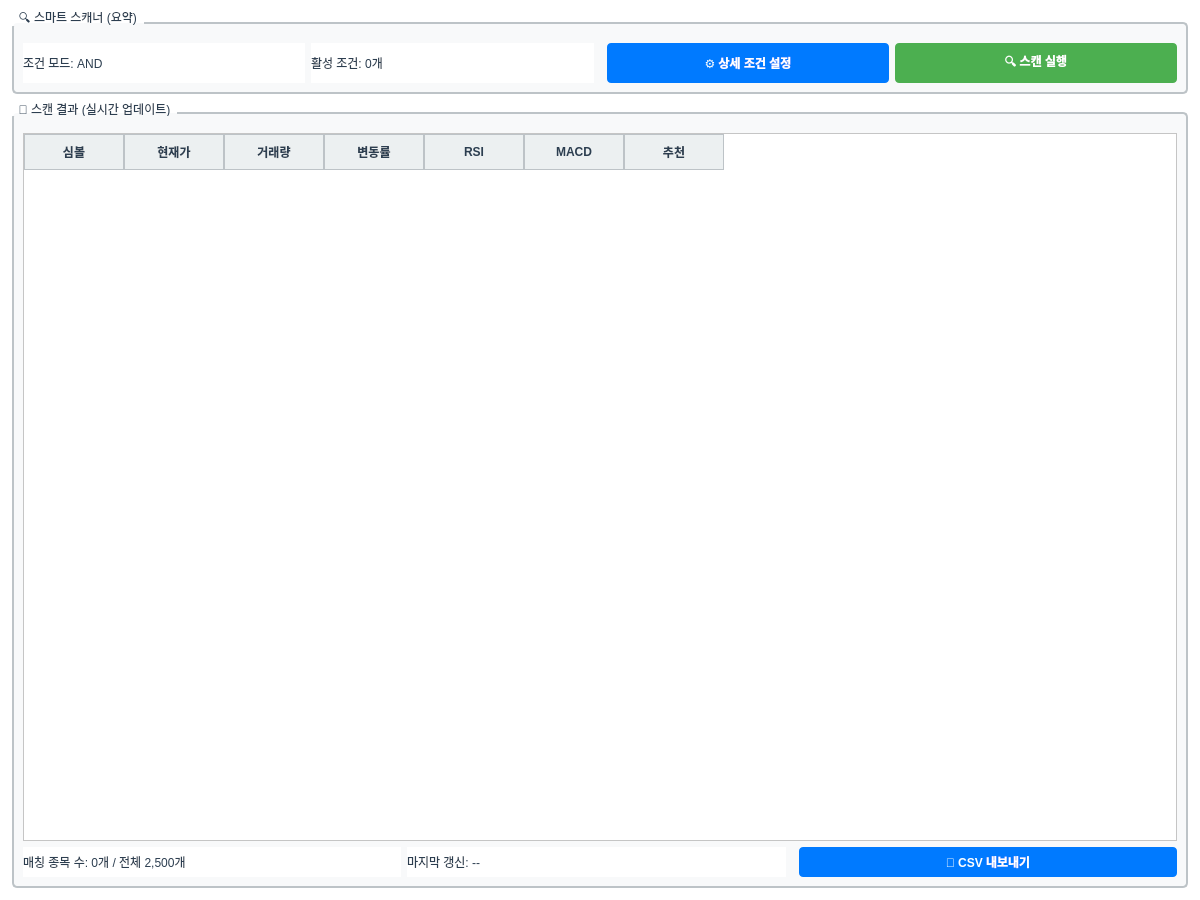
<?xml version="1.0" encoding="UTF-8"?>
<ui version="4.0">
 <class>ScannerTab</class>
 <widget class="QWidget" name="ScannerTab">
  <property name="geometry">
   <rect>
    <x>0</x>
    <y>0</y>
    <width>1200</width>
    <height>900</height>
   </rect>
  </property>
  <property name="windowTitle">
   <string>스마트 스캐너</string>
  </property>
  <property name="styleSheet">
   <string notr="true">QWidget {
    background-color: #FFFFFF;
    color: #2C3E50;
    font-family: "맑은 고딕", "Segoe UI";
    font-size: 9pt;
}
QPushButton {
    background-color: #007AFF;
    color: #FFFFFF;
    border: none;
    border-radius: 4px;
    padding: 6px 12px;
    font-weight: bold;
}
QPushButton:hover {
    background-color: #0055CC;
}
QPushButton:pressed {
    background-color: #003EA3;
}
QPushButton:disabled {
    background-color: #BDC3C7;
    color: #7F8C8D;
}
QTableWidget {
    gridline-color: #BDC3C7;
    background-color: #FFFFFF;
    alternate-background-color: #F8F9FA;
    selection-background-color: #007AFF;
    selection-color: #FFFFFF;
}
QTableWidget::item {
    padding: 4px;
    border: none;
}
QHeaderView::section {
    background-color: #ECF0F1;
    color: #2C3E50;
    padding: 6px;
    border: 1px solid #BDC3C7;
    font-weight: bold;
}
QGroupBox {
    border: 2px solid #BDC3C7;
    border-radius: 5px;
    margin-top: 10px;
    padding-top: 10px;
    background-color: #F8F9FA;
}
QGroupBox::title {
    subcontrol-origin: margin;
    subcontrol-position: top left;
    padding: 0 5px;
    color: #2C3E50;
    font-weight: bold;
}</string>
  </property>
  <layout class="QVBoxLayout" name="verticalLayout">
   <property name="spacing">
    <number>8</number>
   </property>
   <property name="leftMargin">
    <number>12</number>
   </property>
   <property name="topMargin">
    <number>12</number>
   </property>
   <property name="rightMargin">
    <number>12</number>
   </property>
   <property name="bottomMargin">
    <number>12</number>
   </property>
   <item>
    <widget class="QGroupBox" name="groupSummary">
     <property name="title">
      <string>🔍 스마트 스캐너 (요약)</string>
     </property>
     <layout class="QHBoxLayout" name="hlSummary">
      <item>
       <widget class="QLabel" name="labelSummaryMode">
        <property name="text">
         <string>조건 모드: AND</string>
        </property>
       </widget>
      </item>
      <item>
       <widget class="QLabel" name="labelSummaryConditions">
        <property name="text">
         <string>활성 조건: 0개</string>
        </property>
       </widget>
      </item>
      <item>
       <spacer name="spacerSummary">
        <property name="orientation">
         <enum>Qt::Horizontal</enum>
        </property>
       </spacer>
      </item>
      <item>
       <widget class="QPushButton" name="btn_open_filter_detail">
        <property name="text">
         <string>⚙️ 상세 조건 설정</string>
        </property>
        <property name="minimumSize">
         <size><width>180</width><height>40</height></size>
        </property>
        <property name="styleSheet">
         <string notr="true">background-color: #007AFF; color: white; font-weight: bold;</string>
        </property>
       </widget>
      </item>
      <item>
       <widget class="QPushButton" name="btnScan">
        <property name="text">
         <string>🔍 스캔 실행</string>
        </property>
        <property name="minimumSize">
         <size><width>140</width><height>40</height></size>
        </property>
        <property name="styleSheet">
         <string notr="true">background-color: #4CAF50; color: white; font-weight: bold;</string>
        </property>
       </widget>
      </item>
     </layout>
    </widget>
   </item>
   <item>
    <widget class="QGroupBox" name="groupResults">
     <property name="title">
      <string>🎯 스캔 결과 (실시간 업데이트)</string>
     </property>
     <layout class="QVBoxLayout" name="vl_results">
      <item>
       <widget class="QTableWidget" name="tableResults">
        <property name="alternatingRowColors">
         <bool>true</bool>
        </property>
        <property name="selectionBehavior">
         <enum>QAbstractItemView::SelectRows</enum>
        </property>
        <property name="editTriggers">
         <set>QAbstractItemView::NoEditTriggers</set>
        </property>
        <property name="columnCount">
         <number>7</number>
        </property>
        <column>
         <property name="text">
          <string>심볼</string>
         </property>
        </column>
        <column>
         <property name="text">
          <string>현재가</string>
         </property>
        </column>
        <column>
         <property name="text">
          <string>거래량</string>
         </property>
        </column>
        <column>
         <property name="text">
          <string>변동률</string>
         </property>
        </column>
        <column>
         <property name="text">
          <string>RSI</string>
         </property>
        </column>
        <column>
         <property name="text">
          <string>MACD</string>
         </property>
        </column>
        <column>
         <property name="text">
          <string>추천</string>
         </property>
        </column>
       </widget>
      </item>
      <item>
       <layout class="QHBoxLayout" name="hl_result_bottom">
        <item>
         <widget class="QLabel" name="labelMatchCount">
          <property name="text">
           <string>매칭 종목 수: 0개 / 전체 2,500개</string>
          </property>
         </widget>
        </item>
        <item>
         <widget class="QLabel" name="label_last_scan_time">
          <property name="text">
           <string>마지막 갱신: --</string>
          </property>
         </widget>
        </item>
        <item>
         <spacer name="spacer_result_bottom">
          <property name="orientation">
           <enum>Qt::Horizontal</enum>
          </property>
         </spacer>
        </item>
        <item>
         <widget class="QPushButton" name="btnExportCSV">
          <property name="text">
           <string>📄 CSV 내보내기</string>
          </property>
         </widget>
        </item>
       </layout>
      </item>
     </layout>
    </widget>
   </item>
  </layout>
 </widget>
 <resources/>
 <connections/>
</ui>
